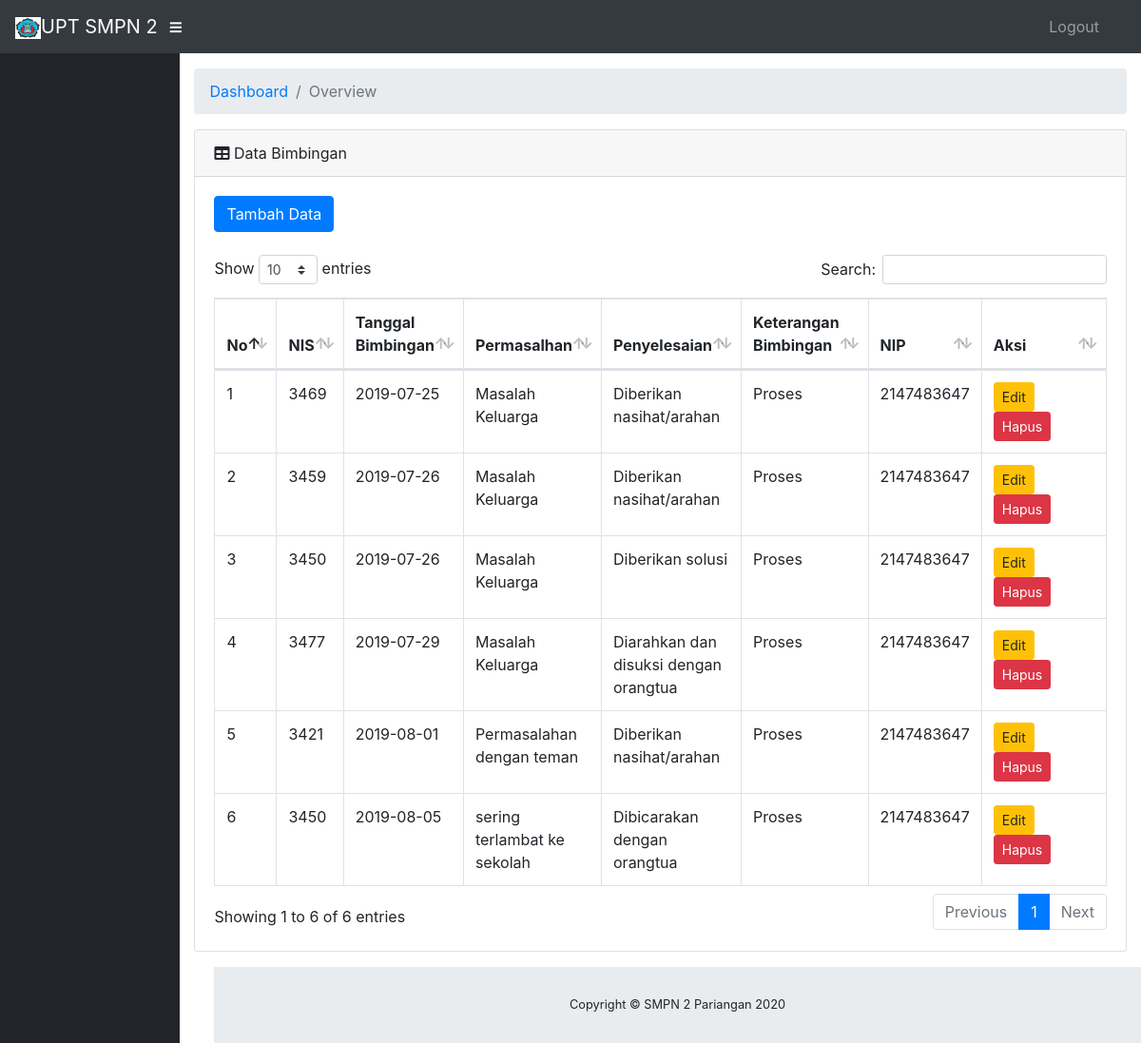
Before: /bimbingans/index with the older database file.
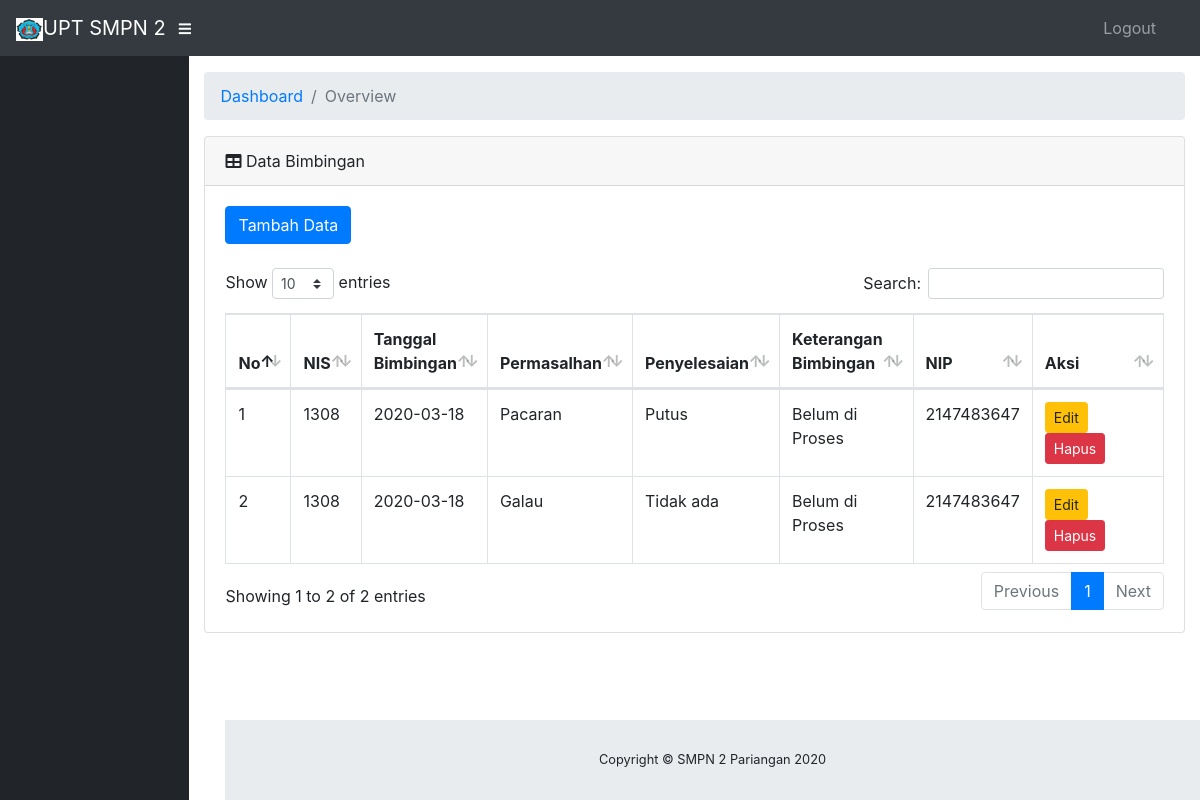
After: the same page with the newer database file.
### tables this page shows
CREATE TABLE IF NOT EXISTS `bimbingan_siswa` (
  `id_bimbingan` int(11) NOT NULL,
  `nis` int(10) NOT NULL,
  `tg_bim` date NOT NULL,
  `permasalahan` varchar(100) NOT NULL,
  `penyelesaian` varchar(100) NOT NULL,
  `ket_bim` varchar(20) NOT NULL,
  `nip` int(20) NOT NULL
);

CREATE TABLE IF NOT EXISTS `siswa` (
  `nis` int(10) NOT NULL,
  `ta` varchar(10) NOT NULL,
  `nm_siswa` varchar(30) NOT NULL,
  `kelas` varchar(10) NOT NULL,
  `jekel` varchar(2) NOT NULL,
  `alamat` varchar(50) NOT NULL,
  `no_hp_ortu` varchar(20) NOT NULL,
  `point` int(11) NOT NULL DEFAULT '100'
);

CREATE TABLE IF NOT EXISTS `guru` (
  `nip` varchar(30) NOT NULL,
  `nm_guru` varchar(50) NOT NULL,
  `jabatan` varchar(50) NOT NULL
);

### application/controllers/Bimbingans.php (called while the page is built, shortened)
<?php
class Bimbingans extends CI_Controller
{
    public function __construct()
    {
        $this->load->model('Mbimbingans');
        $this->load->library("form_validation");
    }
    public function index($offset = 0)
    {
        $data['databimbingans'] = $this->Mbimbingans->getAll();
        $this->load->view('bimbingans/index', $data);
    }
}

### index.php (called while the page is built, shortened)
<?php
require_once BASEPATH.'core/CodeIgniter.php';

### application/models/Mbimbingans.php (called while the page is built, shortened)
<?php
class Mbimbingans extends CI_Model
{
    private $_table = "bimbingan_siswa";
    private $_tablesiswa = "siswa";
    private $_tableguru = "guru";
    public function getAll()
    {
        $this->db->select('*');
        $this->db->from($this->_table);
        $this->db->join($this->_tablesiswa, 'bimbingan_siswa.nis = siswa.nis');
        $this->db->join($this->_tableguru, 'bimbingan_siswa.nip = guru.nip');
        return $this->db->get()->result();
    }
}

### application/views/bimbingans/index.php (the view, shortened to what this page needs)
<!DOCTYPE html>
<html lang="en">
<head>
    <?php $this->load->view('_partials/head'); ?>
</head>
<body id="page-top">
    <?php $this->load->view('_partials/top-bar'); ?>
    <div id="wrapper">
        <?php $this->load->view('_partials/side-bar'); ?>
        <div id="content-wrapper">
            <div class="container-fluid">
                <?php $this->load->view('_partials/breadcrumbs'); ?>
                <div class="card mb-3">
                    <div class="card-header">
                        <i class="fas fa-table"></i>
                        Data Bimbingan</div>
                    <div class="card-body">
                        <a href="<?php echo base_url() ?>bimbingans/add" class="btn btn-primary">Tambah Data</a>
                        <br>
                        <br>
                        <div class="table-responsive">
                            <table class="table table-bordered" id="dataTable" width="100%" cellspacing="0">
                                <thead>
                                    <tr>
                                        <th>No</th>
                                        <th>NIS</th>
                                        <th>Tanggal Bimbingan</th>
                                        <th>Permasalhan</th>
                                        <th>Penyelesaian</th>
                                        <th>Keterangan Bimbingan</th>
                                        <th>NIP
                                        <th>Aksi</th>
                                        </th>
                                    </tr>
                                </thead>
                                <tbody>
                                    <?php foreach ($databimbingans as $no => $databimbingan) : ?>
                                        <tr>
                                            <td><?php echo ++$no ?></td>
                                            <td><?php echo $databimbingan->nis ?></td>
                                            <td><?php echo $databimbingan->tg_bim ?></td>
                                            <td><?php echo $databimbingan->permasalahan ?></td>
                                            <td><?php echo $databimbingan->penyelesaian ?></td>
                                            <td><?php echo $databimbingan->ket_bim ?></td>
                                            <td><?php echo $databimbingan->nip ?></td>
                                            <td width="120px">
                                                <a class="btn btn-warning btn-sm" href="<?php echo base_url() ?>bimbingans/edit/<?php echo $databimbingan->id_bimbingan ?>">Edit</a>
                                                <a class="btn btn-danger btn-sm" href="<?php echo base_url() ?>bimbingans/delete/<?php echo $databimbingan->id_bimbingan ?>">Hapus</a>
                                            </td>
                                        </tr>
                                    <?php endforeach ?>
                                </tbody>
                            </table>
                        </div>
                    </div>
                </div>
            </div>
            <?php $this->load->view('_partials/footer'); ?>
        </div>
    </div>
</body>
</html>

### application/views/_partials/head.php (shortened to what this page needs)
<link href="<?php echo base_url('assets/vendor/fontawesome-free/css/all.min.css') ?>" rel="stylesheet">
<link href="<?php echo base_url('assets/vendor/datatables/dataTables.bootstrap4.css') ?>" rel="stylesheet">
<link href="<?php echo base_url('assets/css/sb-admin.css') ?>" rel="stylesheet">

### application/views/_partials/top-bar.php (shortened to what this page needs)
<nav class="navbar navbar-expand navbar-dark bg-dark static-top">
    <a class="navbar-brand mr-1" href="<?php echo base_url() ?>"><img src="<?php echo base_url() ?>/assets/smp2.png" width="27px" alt="">UPT SMPN 2 </a>
    <button class="btn btn-link btn-sm text-white order-1 order-sm-0" id="sidebarToggle" href="#">
        <i class="fas fa-bars"></i>
    </button>
    <ul class="navbar-nav ml-auto ml-md-0">
        <li class="nav-item dropdown no-arrow">
            <a class="nav-link dropdown-toggle" href="<?php echo base_url() ?>login/logout">
                Logout<i class="fas fa-sign-out fa-fw"></i>
            </a>
        </li>
    </ul>
</nav>

### application/views/_partials/side-bar.php (shortened to what this page needs)
<ul class="sidebar navbar-nav">
</ul>

### application/views/_partials/breadcrumbs.php
<ol class="breadcrumb">
    <li class="breadcrumb-item">
        <a href="<?php echo base_url() ?>">Dashboard</a>
    </li>
    <li class="breadcrumb-item active">Overview</li>
</ol>

### application/views/_partials/footer.php
<footer class="sticky-footer">
    <div class="container my-auto">
        <div class="copyright text-center my-auto">
            <span>Copyright © SMPN 2 Pariangan <?php echo date('Y') ?></span>
        </div>
    </div>
</footer>

Changed rows visible on the page:
removed bimbingan_siswa: siswa.nis "3469", tg_bim "2019-07-25", permasalahan "Masalah Keluarga", penyelesaian "Diberikan nasihat/arahan", ket_bim "Proses", guru.nip "2147483647"
removed bimbingan_siswa: siswa.nis "3459", tg_bim "2019-07-26", permasalahan "Masalah Keluarga", penyelesaian "Diberikan nasihat/arahan", ket_bim "Proses", guru.nip "2147483647"
removed bimbingan_siswa: siswa.nis "3450", tg_bim "2019-07-26", permasalahan "Masalah Keluarga", penyelesaian "Diberikan solusi", ket_bim "Proses", guru.nip "2147483647"
removed bimbingan_siswa: siswa.nis "3477", tg_bim "2019-07-29", permasalahan "Masalah Keluarga", penyelesaian "Diarahkan dan disuksi dengan orangtua", ket_bim "Proses", guru.nip "2147483647"
removed bimbingan_siswa: siswa.nis "3421", tg_bim "2019-08-01", permasalahan "Permasalahan dengan teman", penyelesaian "Diberikan nasihat/arahan", ket_bim "Proses", guru.nip "2147483647"
removed bimbingan_siswa: siswa.nis "3450", tg_bim "2019-08-05", permasalahan "sering terlambat ke sekolah", penyelesaian "Dibicarakan dengan orangtua", ket_bim "Proses", guru.nip "2147483647"
added bimbingan_siswa: siswa.nis "1308", tg_bim "2020-03-18", permasalahan "Pacaran", penyelesaian "Putus", ket_bim "Belum di Proses", guru.nip "2147483647"
added bimbingan_siswa: siswa.nis "1308", tg_bim "2020-03-18", permasalahan "Galau", penyelesaian "Tidak ada", ket_bim "Belum di Proses", guru.nip "2147483647"
Other visible differences:
text written by a page script: "Show entries Search: Showing 1 to 6 of 6 entries Previous 1 Next" → "Show entries Search: Showing 1 to 2 of 2 entries Previous 1 Next"
